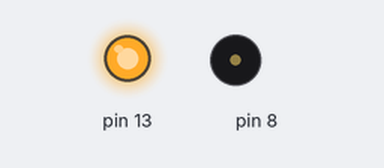
Bench run of a sketch on a simulated Arduino Uno, built with avr-gcc and run on an emulated ATmega328P. On the bench: output pins drawn as LEDs (lit = HIGH), buzzer (waves = sounding).

Above: at 0.7 s.
At 7.2 s:
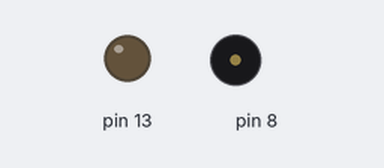
Timing chart, 0 to 9.2 s (numbered marks = the images above):
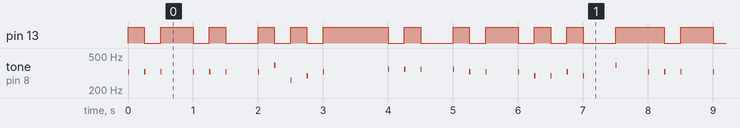

The sketch:

dingdangArduino.ino
```cpp
int temps=250;

void setup() {
pinMode (8,OUTPUT);
pinMode (13,OUTPUT);
}

void loop() {
digitalWrite (13,HIGH); // inici
tone (8,329,20);
delay (temps);
digitalWrite (13,LOW);
tone (8,329,20);
delay (temps);
digitalWrite (13,HIGH);
tone (8,329,20);
delay (temps*2);
digitalWrite (13,LOW);
tone (8,329,20);
delay (temps);
digitalWrite (13,HIGH);
tone (8,329,20);
delay (temps);
digitalWrite (13,LOW);
tone (8,329,20);
delay (temps*2);
digitalWrite (13,HIGH);
tone (8,329,20);
delay (temps);
digitalWrite (13,LOW);
tone (8,392,20);
delay (temps);
digitalWrite (13,HIGH);
tone (8,261,20);
delay (temps);
digitalWrite (13,LOW);
tone (8,293,20);
delay (temps);
digitalWrite (13,HIGH); //fi primera part
tone (8,329,20);
delay (temps*4);

digitalWrite (13,LOW); //inici segona part
tone (8,349,20);
delay (temps);
digitalWrite (13,HIGH);
tone (8,349,20);
delay (temps);
digitalWrite (13,LOW);
tone (8,349,20);
delay (temps*2);
digitalWrite (13,HIGH);
tone (8,349,20);
delay (temps);
digitalWrite (13,LOW);
tone (8,329,20);
delay (temps);
digitalWrite (13,HIGH);
tone (8,329,20);
delay (temps*2);
digitalWrite (13,LOW);
tone (8,329,20);
delay (temps);
digitalWrite (13,HIGH);
tone (8,293,20);
delay (temps);
digitalWrite (13,LOW);
tone (8,293,20);
delay (temps);
digitalWrite (13,HIGH);
tone (8,329,20);
delay (temps);
digitalWrite (13,LOW);
tone (8,293,20);
delay (temps*2);
digitalWrite (13,HIGH);
tone (8,392,20);
delay (temps*2);

digitalWrite (13,HIGH); // inici tercera
tone (8,329,20);
delay (temps);
digitalWrite (13,LOW);
tone (8,329,20);
delay (temps);
digitalWrite (13,HIGH);
tone (8,329,20);
delay (temps*2);
digitalWrite (13,LOW);
tone (8,329,20);
delay (temps);
digitalWrite (13,HIGH);
tone (8,329,20);
delay (temps);
digitalWrite (13,LOW);
tone (8,329,20);
delay (temps*2);
digitalWrite (13,HIGH);
tone (8,329,20);
delay (temps);
digitalWrite (13,LOW);
tone (8,392,20);
delay (temps);
digitalWrite (13,HIGH);
tone (8,261,20);
delay (temps);
digitalWrite (13,LOW);
tone (8,293,20);
delay (temps);
digitalWrite (13,HIGH); //fi tercera part
tone (8,329,20);
delay (temps*4);

digitalWrite (13,LOW); //inici quarta part
tone (8,349,20);
delay (temps);
digitalWrite (13,HIGH);
tone (8,349,20);
delay (temps);
digitalWrite (13,LOW);
tone (8,349,20);
delay (temps*2);
digitalWrite (13,HIGH);
tone (8,349,20);
delay (temps);
digitalWrite (13,LOW);
tone (8,329,20);
delay (temps);
digitalWrite (13,HIGH);
tone (8,329,20);
delay (temps*2);
digitalWrite (13,LOW);
tone (8,392,20);
delay (temps);
digitalWrite (13,HIGH);
tone (8,392,20);
delay (temps);
digitalWrite (13,LOW);
tone (8,349,20);
delay (temps);
digitalWrite (13,HIGH);
tone (8,293,20);
delay (temps);
digitalWrite (13,LOW);
tone (8,261,20);
delay (temps*2);
digitalWrite (13,HIGH);
tone (8,392,20);
delay (temps*2);

}
```

Measured:
- by itself, pin 13: moves between LOW and HIGH, repeating every 8.0 s
- by itself, tone on pin 8: plays 329 Hz for 0.02 s, 329 Hz for 0.02 s, 329 Hz for 0.02 s, 329 Hz for 0.02 s, 329 Hz for 0.02 s, 329 Hz for 0.02 s … (374 notes in this stretch)
